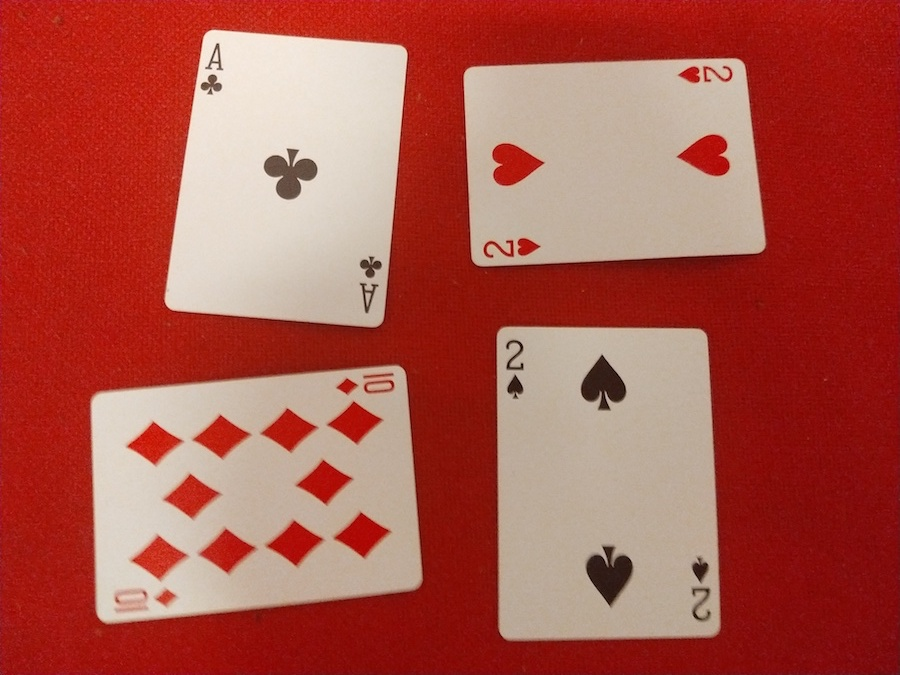
#> input picture example3.jpg, 900 x 675 px, found by its file name
$ python test.py
#> lines starting #> are read from the running program, lines starting #| are printed output that depends on the picture; after the words box and inside, x2 and y2 are one past the last pixel; in counts of white or black regions, pixels touching at a corner belong together
### helpful_functions.py
import cv2
import math
import numpy as np
import imutils
import statistics as st


def choose_corner(x, y, w, h):
    if w < h:
        return x, y
    else:
        return x + w, y


# [4 lines left out: function get_center_point, not called in this run]


def get_right_points_order(points):
    rightPoints = np.array([ [0, 0], [0 , 0], [0, 0], [0, 0]] , np.float32)

    max_x =  max(points[0][0], points[1][0], points[2][0], points[3][0])
    min_x =  min(points[0][0], points[1][0], points[2][0], points[3][0])
    estimated_width = max_x - min_x

    max_y = max(points[0][1], points[1][1], points[2][1], points[3][1])
    min_y = min(points[0][1], points[1][1], points[2][1], points[3][1])
    estimated_height = max_y - min_y

    # print("wymiarki:")
    # print(h)
    # print(w)
    mid = [0, 0]
    mid[0] = (points[0][0] + points[1][0] + points[2][0] + points[3][0]) / 4
    mid[1] = (points[0][1] + points[1][1] + points[2][1] + points[3][1]) / 4

    print(estimated_width)
    print(estimated_height)

    if estimated_width > estimated_height:
        for point in points:
            if point[0] > mid[0] and point[1] > mid[1]:
                rightPoints[0] = point
            elif point[0] < mid[0] and point[1] > mid[1]:
                rightPoints[1] = point
            elif point[0] < mid[0] and point[1] < mid[1]:
                rightPoints[2] = point
            elif point[0] > mid[0] and point[1] < mid[1]:
                rightPoints[3] = point
        return rightPoints, estimated_width, estimated_height
    else:
        for point in points:
            if point[0] > mid[0] and point[1] < mid[1]:
                rightPoints[0] = point
            elif point[0] > mid[0] and point[1] > mid[1]:
                rightPoints[1] = point
            elif point[0] < mid[0] and point[1] > mid[1]:
                rightPoints[2] = point
            elif point[0] < mid[0] and point[1] < mid[1]:
                rightPoints[3] = point
        return rightPoints, estimated_height, estimated_width
    # print("rightttttt")
    # print(rightPoints)


# [95 lines left out: functions get_card_kind, check_card_shape_if_is_black, check_if_card_is_heart_or_diamond, check_if_card_is_spades_or_clubs, not called in this run]

### test.py
import cv2
import numpy as np
import helpful_functions as hf

file_name = 'images/example3.jpg'

imgColour = cv2.imread(str(file_name))
#> imgColour is the input picture: shape (675, 900, 3); mean B, G, R 75, 85.9, 172.8
img = cv2.imread(str(file_name), 0)
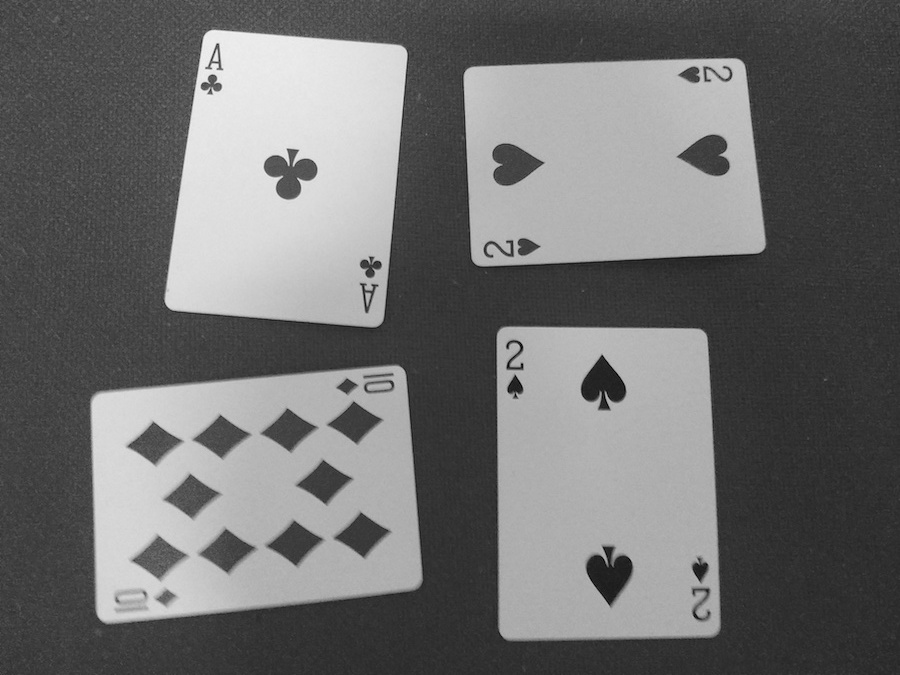
#> img: shape (675, 900); min 0, max 245, mean 110.6


# Try with absolute difference
def get_kind(card_to_check):
    card_kind = cv2.resize(card_to_check, (17, 24))
    # card_kind = cv2.bitwise_not(card_kind)
    # card_to_check = cv2.bitwise_not(card_to_check)
    cv2.imshow('Card ' + str(result + 1), card_to_check)
    cv2.waitKey(3000)

    best_diff = 1001
    best_card = 2
    card_number = 2

    for c in imgCard:
        diff_img = cv2.absdiff(card_kind, c)
        rank_diff = int(np.sum(diff_img) / 255)
        print(str(card_number) + "dif: " + str(rank_diff))

        if rank_diff < best_diff:
            best_diff = rank_diff
            best_card = card_number

        card_number = card_number + 1

    if best_card == 11:
        return 'J'
    elif best_card == 12:
        return 'Q'
    elif best_card == 13:
        return 'K'
    elif best_card == 14:
        return 'A'
    else:
        return best_card


imgCard = []

# Read card patterns
for i in range(0, 13):
    image_to_read = cv2.imread('images/' + str(i + 2) + '.jpg', 0)
    imgCard.append(image_to_read)

# Threshold
img2 = cv2.adaptiveThreshold(img, 200, cv2.ADAPTIVE_THRESH_GAUSSIAN_C, cv2.THRESH_BINARY,101, -10)
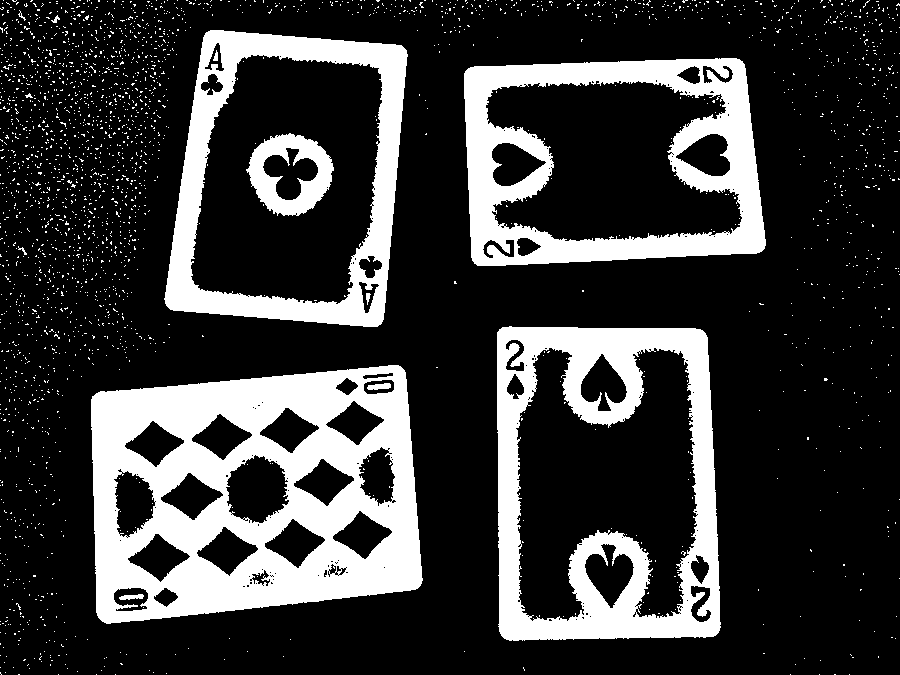
#> img2: shape (675, 900); values 0 (black) and 200 (white), 22.6% white; 2471 white regions (2458 under 20 px)
cv2.imshow('image', img2)
cv2.waitKey(1000)

# Finding contours
contours, hierarchy = cv2.findContours(img2, cv2.RETR_TREE, cv2.CHAIN_APPROX_NONE)
#> contours = 2700 contours, 2648 with area under 20; largest, box (x1, y1, x2, y2) and area: (91, 365, 423, 624) 73086, (497, 326, 721, 641) 66839, (164, 30, 408, 327) 59838, (464, 58, 766, 266) 56619, (190, 54, 383, 305) 38741

# Number of cards
result = 0
cardsNumber = 0
resultColor = "dupa"

for contour in contours:
    if cv2.contourArea(contour) > 45000:
        print(cv2.contourArea(contour))
        (x, y, cardWidth, cardHeight) = cv2.boundingRect(contour)

        rightXCorner, rightYCorner = hf.choose_corner(x, y, cardWidth, cardHeight)
        # print("X: " + str(rightXCorner) + " ; Y: " + str(rightYCorner))

        # Frame corners - from green rectangles that makes frame for each card
        frameCardCorners = np.array([[x, y], [x + cardWidth, y],
                                     [x + cardWidth, y + cardHeight], [x, y + cardHeight]])
        # print(frameCardCorners)

        # Card corners - real corners of each card (blue colour)
        cardCorners = np.array([[0, 0], [0, 0], [0, 0], [0, 0]])

        rect = cv2.minAreaRect(contour)
        points = cv2.boxPoints(rect)
        points = np.array(points, np.float32)
        #
        height, width = img2.shape
        points, h, w = hf.get_right_points_order(points)
        # print("points")
        # print(points)

        points = np.array([points[0], points[1], points[2], points[3]], np.float32)

        dst = np.array([[w - 1, 0], [w - 1, h - 1],
                        [0, h - 1], [0, 0]], np.float32)
        M = cv2.getPerspectiveTransform(points, dst)

#> (the run stopped early here; a loop or call above may not have finished)
